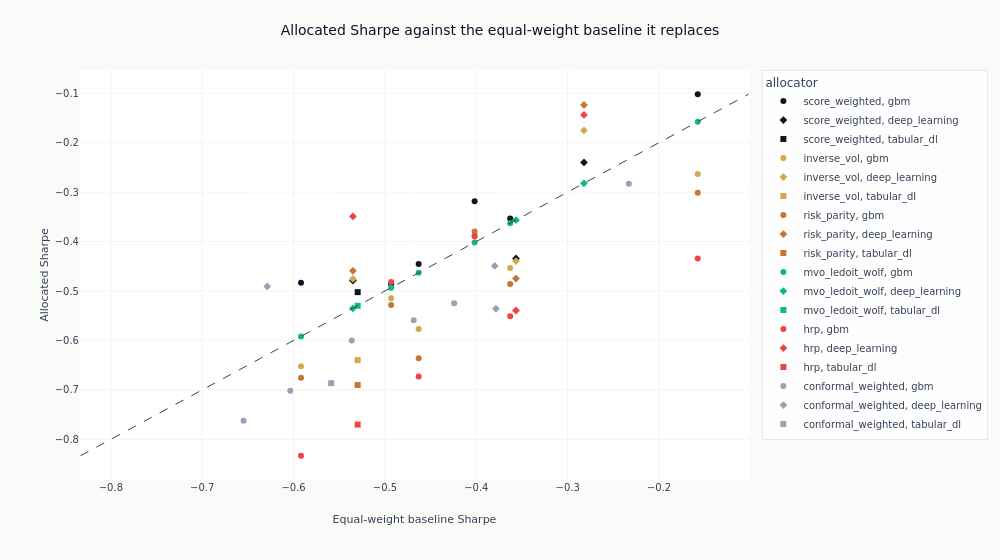

Source (notebook cell):
### Code cell
pairing = px.scatter(
    allocation_sharpe,
    x="baseline_sharpe",
    y="allocation_sharpe",
    color="allocation_method",
    symbol="family",
    hover_data=["baseline_hash", "backtest_hash"],
)
_axis_lo = min(
    allocation_sharpe.get_column("baseline_sharpe").min(),
    allocation_sharpe.get_column("allocation_sharpe").min(),
)
_axis_hi = max(
    allocation_sharpe.get_column("baseline_sharpe").max(),
    allocation_sharpe.get_column("allocation_sharpe").max(),
)
pairing.add_shape(
    type="line",
    x0=_axis_lo,
    y0=_axis_lo,
    x1=_axis_hi,
    y1=_axis_hi,
    line=dict(color=COLORS["neutral"], width=1, dash="dash"),
)
pairing.update_layout(
    title="Allocated Sharpe against the equal-weight baseline it replaces",
    height=560,
    width=1000,
    margin=dict(t=70),
    legend_title_text="allocator",
)
pairing.update_xaxes(title_text="Equal-weight baseline Sharpe")
pairing.update_yaxes(title_text="Allocated Sharpe")
show_plotly_with_alt(
    pairing,
    "Scatter plot of each allocation backtest's validation Sharpe against the equal-weight "
    "baseline it was built from, coloured by allocator, with the diagonal marking no change.",
)

### Figure 1 — Plotly figure (JSON) as saved in the notebook; plotly's stock layout.template omitted (floating-point values rounded to 4 significant figures)
{"data": [{"customdata": [["064ca18aa739", "cc9df2db77cb"], ["49e07bc5edc5", "b57de896cb12"], ["65f6b931d4ab", "f851775a0cc2"], ["66a3c7d0e790", "eaf61ec54275"], ["a8d74fe8e1f5", "67362efa7998"], ["c591d00f6804", "52779803a485"]], "hovertemplate": "allocation_method=score_weighted<br>family=gbm<br>baseline_sharpe=%{x}<br>allocation_sharpe=%{y}<br>baseline_hash=%{customdata[0]}<br>backtest_hash=%{customdata[1]}<extra></extra>", "legendgroup": "score_weighted, gbm", "marker": {"color": "#0a1628", "symbol": "circle"}, "mode": "markers", "name": "score_weighted, gbm", "orientation": "v", "showlegend": true, "type": "scatter", "x": [-0.3629, -0.4631, -0.5919, -0.4932, -0.4019, -0.1576], "xaxis": "x", "y": [-0.3531, -0.4456, -0.4832, -0.4861, -0.3187, -0.102], "yaxis": "y"}, {"customdata": [["21288b5b002a", "950a4e0bad6f"], ["2b965d7bfddf", "a44e564a877e"], ["7d823182f530", "01d5a6ca691b"]], "hovertemplate": "allocation_method=score_weighted<br>family=deep_learning<br>baseline_sharpe=%{x}<br>allocation_sharpe=%{y}<br>baseline_hash=%{customdata[0]}<br>backtest_hash=%{customdata[1]}<extra></extra>", "legendgroup": "score_weighted, deep_learning", "marker": {"color": "#0a1628", "symbol": "diamond"}, "mode": "markers", "name": "score_weighted, deep_learning", "orientation": "v", "showlegend": true, "type": "scatter", "x": [-0.2821, -0.3566, -0.535], "xaxis": "x", "y": [-0.24, -0.4342, -0.479], "yaxis": "y"}, {"customdata": [["93aec6296a5c", "42d549ba5b30"]], "hovertemplate": "allocation_method=score_weighted<br>family=tabular_dl<br>baseline_sharpe=%{x}<br>allocation_sharpe=%{y}<br>baseline_hash=%{customdata[0]}<br>backtest_hash=%{customdata[1]}<extra></extra>", "legendgroup": "score_weighted, tabular_dl", "marker": {"color": "#0a1628", "symbol": "square"}, "mode": "markers", "name": "score_weighted, tabular_dl", "orientation": "v", "showlegend": true, "type": "scatter", "x": [-0.5298], "xaxis": "x", "y": [-0.5023], "yaxis": "y"}, {"customdata": [["064ca18aa739", "7eaa2233ac43"], ["49e07bc5edc5", "817d693a1e3a"], ["65f6b931d4ab", "758b6bfbdfee"], ["66a3c7d0e790", "1f8d0dd76d92"], ["a8d74fe8e1f5", "bc73b5caeaf8"], ["c591d00f6804", "d2187132e6a6"]], "hovertemplate": "allocation_method=inverse_vol<br>family=gbm<br>baseline_sharpe=%{x}<br>allocation_sharpe=%{y}<br>baseline_hash=%{customdata[0]}<br>backtest_hash=%{customdata[1]}<extra></extra>", "legendgroup": "inverse_vol, gbm", "marker": {"color": "#D4A84B", "symbol": "circle"}, "mode": "markers", "name": "inverse_vol, gbm", "orientation": "v", "showlegend": true, "type": "scatter", "x": [-0.3629, -0.4631, -0.5919, -0.4932, -0.4019, -0.1576], "xaxis": "x", "y": [-0.4536, -0.577, -0.6522, -0.5146, -0.3875, -0.2633], "yaxis": "y"}, {"customdata": [["21288b5b002a", "e14e51468d73"], ["2b965d7bfddf", "063dc68464f9"], ["7d823182f530", "6627e30fb561"]], "hovertemplate": "allocation_method=inverse_vol<br>family=deep_learning<br>baseline_sharpe=%{x}<br>allocation_sharpe=%{y}<br>baseline_hash=%{customdata[0]}<br>backtest_hash=%{customdata[1]}<extra></extra>", "legendgroup": "inverse_vol, deep_learning", "marker": {"color": "#D4A84B", "symbol": "diamond"}, "mode": "markers", "name": "inverse_vol, deep_learning", "orientation": "v", "showlegend": true, "type": "scatter", "x": [-0.2821, -0.3566, -0.535], "xaxis": "x", "y": [-0.1752, -0.4394, -0.4755], "yaxis": "y"}, {"customdata": [["93aec6296a5c", "5be60487448d"]], "hovertemplate": "allocation_method=inverse_vol<br>family=tabular_dl<br>baseline_sharpe=%{x}<br>allocation_sharpe=%{y}<br>baseline_hash=%{customdata[0]}<br>backtest_hash=%{customdata[1]}<extra></extra>", "legendgroup": "inverse_vol, tabular_dl", "marker": {"color": "#D4A84B", "symbol": "square"}, "mode": "markers", "name": "inverse_vol, tabular_dl", "orientation": "v", "showlegend": true, "type": "scatter", "x": [-0.5298], "xaxis": "x", "y": [-0.6398], "yaxis": "y"}, {"customdata": [["064ca18aa739", "94bfe285d9df"], ["49e07bc5edc5", "df6ec8d841d4"], ["65f6b931d4ab", "702292422d91"], ["66a3c7d0e790", "240d70db1ef6"], ["a8d74fe8e1f5", "13b6923727e9"], ["c591d00f6804", "774a23633628"]], "hovertemplate": "allocation_method=risk_parity<br>family=gbm<br>baseline_sharpe=%{x}<br>allocation_sharpe=%{y}<br>baseline_hash=%{customdata[0]}<br>backtest_hash=%{customdata[1]}<extra></extra>", "legendgroup": "risk_parity, gbm", "marker": {"color": "#C87533", "symbol": "circle"}, "mode": "markers", "name": "risk_parity, gbm", "orientation": "v", "showlegend": true, "type": "scatter", "x": [-0.3629, -0.4631, -0.5919, -0.4932, -0.4019, -0.1576], "xaxis": "x", "y": [-0.486, -0.6359, -0.6753, -0.5281, -0.3796, -0.3012], "yaxis": "y"}, {"customdata": [["21288b5b002a", "da41c61583b2"], ["2b965d7bfddf", "4553e7d2fd4a"], ["7d823182f530", "c29562c0ca58"]], "hovertemplate": "allocation_method=risk_parity<br>family=deep_learning<br>baseline_sharpe=%{x}<br>allocation_sharpe=%{y}<br>baseline_hash=%{customdata[0]}<br>backtest_hash=%{customdata[1]}<extra></extra>", "legendgroup": "risk_parity, deep_learning", "marker": {"color": "#C87533", "symbol": "diamond"}, "mode": "markers", "name": "risk_parity, deep_learning", "orientation": "v", "showlegend": true, "type": "scatter", "x": [-0.2821, -0.3566, -0.535], "xaxis": "x", "y": [-0.1238, -0.4747, -0.4592], "yaxis": "y"}, {"customdata": [["93aec6296a5c", "4400ea8a4d3c"]], "hovertemplate": "allocation_method=risk_parity<br>family=tabular_dl<br>baseline_sharpe=%{x}<br>allocation_sharpe=%{y}<br>baseline_hash=%{customdata[0]}<br>backtest_hash=%{customdata[1]}<extra></extra>", "legendgroup": "risk_parity, tabular_dl", "marker": {"color": "#C87533", "symbol": "square"}, "mode": "markers", "name": "risk_parity, tabular_dl", "orientation": "v", "showlegend": true, "type": "scatter", "x": [-0.5298], "xaxis": "x", "y": [-0.6902], "yaxis": "y"}, {"customdata": [["064ca18aa739", "7f4dbcd053aa"], ["49e07bc5edc5", "740bd0edf9df"], ["65f6b931d4ab", "fb719a02f7fb"], ["66a3c7d0e790", "d3d363fbf54d"], ["a8d74fe8e1f5", "6dbc30d692c1"], ["c591d00f6804", "b6c76234145f"]], "hovertemplate": "allocation_method=mvo_ledoit_wolf<br>family=gbm<br>baseline_sharpe=%{x}<br>allocation_sharpe=%{y}<br>baseline_hash=%{customdata[0]}<br>backtest_hash=%{customdata[1]}<extra></extra>", "legendgroup": "mvo_ledoit_wolf, gbm", "marker": {"color": "#10b981", "symbol": "circle"}, "mode": "markers", "name": "mvo_ledoit_wolf, gbm", "orientation": "v", "showlegend": true, "type": "scatter", "x": [-0.3629, -0.4631, -0.5919, -0.4932, -0.4019, -0.1576], "xaxis": "x", "y": [-0.3629, -0.4631, -0.5919, -0.4932, -0.4019, -0.1576], "yaxis": "y"}, {"customdata": [["21288b5b002a", "a3a51a2dcb99"], ["2b965d7bfddf", "e6726b9526a9"], ["7d823182f530", "f2ac2c487bde"]], "hovertemplate": "allocation_method=mvo_ledoit_wolf<br>family=deep_learning<br>baseline_sharpe=%{x}<br>allocation_sharpe=%{y}<br>baseline_hash=%{customdata[0]}<br>backtest_hash=%{customdata[1]}<extra></extra>", "legendgroup": "mvo_ledoit_wolf, deep_learning", "marker": {"color": "#10b981", "symbol": "diamond"}, "mode": "markers", "name": "mvo_ledoit_wolf, deep_learning", "orientation": "v", "showlegend": true, "type": "scatter", "x": [-0.2821, -0.3566, -0.535], "xaxis": "x", "y": [-0.2821, -0.3566, -0.535], "yaxis": "y"}, {"customdata": [["93aec6296a5c", "843fb6de3632"]], "hovertemplate": "allocation_method=mvo_ledoit_wolf<br>family=tabular_dl<br>baseline_sharpe=%{x}<br>allocation_sharpe=%{y}<br>baseline_hash=%{customdata[0]}<br>backtest_hash=%{customdata[1]}<extra></extra>", "legendgroup": "mvo_ledoit_wolf, tabular_dl", "marker": {"color": "#10b981", "symbol": "square"}, "mode": "markers", "name": "mvo_ledoit_wolf, tabular_dl", "orientation": "v", "showlegend": true, "type": "scatter", "x": [-0.5298], "xaxis": "x", "y": [-0.5298], "yaxis": "y"}, {"customdata": [["064ca18aa739", "7963566660e3"], ["49e07bc5edc5", "0f60ad855940"], ["65f6b931d4ab", "673f2cbd8e8e"], ["66a3c7d0e790", "b963079a97d6"], ["a8d74fe8e1f5", "9e3fd2da71c5"], ["c591d00f6804", "e33d84ea7e01"]], "hovertemplate": "allocation_method=hrp<br>family=gbm<br>baseline_sharpe=%{x}<br>allocation_sharpe=%{y}<br>baseline_hash=%{customdata[0]}<br>backtest_hash=%{customdata[1]}<extra></extra>", "legendgroup": "hrp, gbm", "marker": {"color": "#ef4444", "symbol": "circle"}, "mode": "markers", "name": "hrp, gbm", "orientation": "v", "showlegend": true, "type": "scatter", "x": [-0.3629, -0.4631, -0.5919, -0.4932, -0.4019, -0.1576], "xaxis": "x", "y": [-0.5508, -0.673, -0.8332, -0.4816, -0.3898, -0.434], "yaxis": "y"}, {"customdata": [["21288b5b002a", "ae5dc25ba45e"], ["2b965d7bfddf", "07c049cdc3d6"], ["7d823182f530", "f230bdf1715b"]], "hovertemplate": "allocation_method=hrp<br>family=deep_learning<br>baseline_sharpe=%{x}<br>allocation_sharpe=%{y}<br>baseline_hash=%{customdata[0]}<br>backtest_hash=%{customdata[1]}<extra></extra>", "legendgroup": "hrp, deep_learning", "marker": {"color": "#ef4444", "symbol": "diamond"}, "mode": "markers", "name": "hrp, deep_learning", "orientation": "v", "showlegend": true, "type": "scatter", "x": [-0.2821, -0.3566, -0.535], "xaxis": "x", "y": [-0.1439, -0.5394, -0.3492], "yaxis": "y"}, {"customdata": [["93aec6296a5c", "52f8522ef49f"]], "hovertemplate": "allocation_method=hrp<br>family=tabular_dl<br>baseline_sharpe=%{x}<br>allocation_sharpe=%{y}<br>baseline_hash=%{customdata[0]}<br>backtest_hash=%{customdata[1]}<extra></extra>", "legendgroup": "hrp, tabular_dl", "marker": {"color": "#ef4444", "symbol": "square"}, "mode": "markers", "name": "hrp, tabular_dl", "orientation": "v", "showlegend": true, "type": "scatter", "x": [-0.5298], "xaxis": "x", "y": [-0.7702], "yaxis": "y"}, {"customdata": [["064ca18aa739", "8a4a90f39ecf"], ["49e07bc5edc5", "e6235fac3fdf"], ["65f6b931d4ab", "8f1b7d862c21"], ["66a3c7d0e790", "6ab70109658c"], ["a8d74fe8e1f5", "3fa35955a8d3"], ["c591d00f6804", "25949043ed46"]], "hovertemplate": "allocation_method=conformal_weighted<br>family=gbm<br>baseline_sharpe=%{x}<br>allocation_sharpe=%{y}<br>baseline_hash=%{customdata[0]}<br>backtest_hash=%{customdata[1]}<extra></extra>", "legendgroup": "conformal_weighted, gbm", "marker": {"color": "#94a3b8", "symbol": "circle"}, "mode": "markers", "name": "conformal_weighted, gbm", "orientation": "v", "showlegend": true, "type": "scatter", "x": [-0.4242, -0.4685, -0.6547, -0.6037, -0.5363, -0.233], "xaxis": "x", "y": [-0.525, -0.5591, -0.7627, -0.7017, -0.6002, -0.2832], "yaxis": "y"}, {"customdata": [["21288b5b002a", "1229c06edf60"], ["2b965d7bfddf", "3b707143a780"], ["7d823182f530", "7eeb5eb286d2"]], "hovertemplate": "allocation_method=conformal_weighted<br>family=deep_learning<br>baseline_sharpe=%{x}<br>allocation_sharpe=%{y}<br>baseline_hash=%{customdata[0]}<br>backtest_hash=%{customdata[1]}<extra></extra>", "legendgroup": "conformal_weighted, deep_learning", "marker": {"color": "#94a3b8", "symbol": "diamond"}, "mode": "markers", "name": "conformal_weighted, deep_learning", "orientation": "v", "showlegend": true, "type": "scatter", "x": [-0.3785, -0.3798, -0.6288], "xaxis": "x", "y": [-0.5359, -0.4492, -0.4907], "yaxis": "y"}, {"customdata": [["93aec6296a5c", "b7a669250aba"]], "hovertemplate": "allocation_method=conformal_weighted<br>family=tabular_dl<br>baseline_sharpe=%{x}<br>allocation_sharpe=%{y}<br>baseline_hash=%{customdata[0]}<br>backtest_hash=%{customdata[1]}<extra></extra>", "legendgroup": "conformal_weighted, tabular_dl", "marker": {"color": "#94a3b8", "symbol": "square"}, "mode": "markers", "name": "conformal_weighted, tabular_dl", "orientation": "v", "showlegend": true, "type": "scatter", "x": [-0.5589], "xaxis": "x", "y": [-0.6864], "yaxis": "y"}], "layout": {"height": 560, "legend": {"title": {"text": "allocator"}, "tracegroupgap": 0}, "margin": {"t": 70}, "shapes": [{"line": {"color": "#334155", "dash": "dash", "width": 1}, "type": "line", "x0": -0.8332, "x1": -0.102, "y0": -0.8332, "y1": -0.102}], "title": {"text": "Allocated Sharpe against the equal-weight baseline it replaces"}, "width": 1000, "xaxis": {"anchor": "y", "domain": [0.0, 1.0], "title": {"text": "Equal-weight baseline Sharpe"}}, "yaxis": {"anchor": "x", "domain": [0.0, 1.0], "title": {"text": "Allocated Sharpe"}}}}
